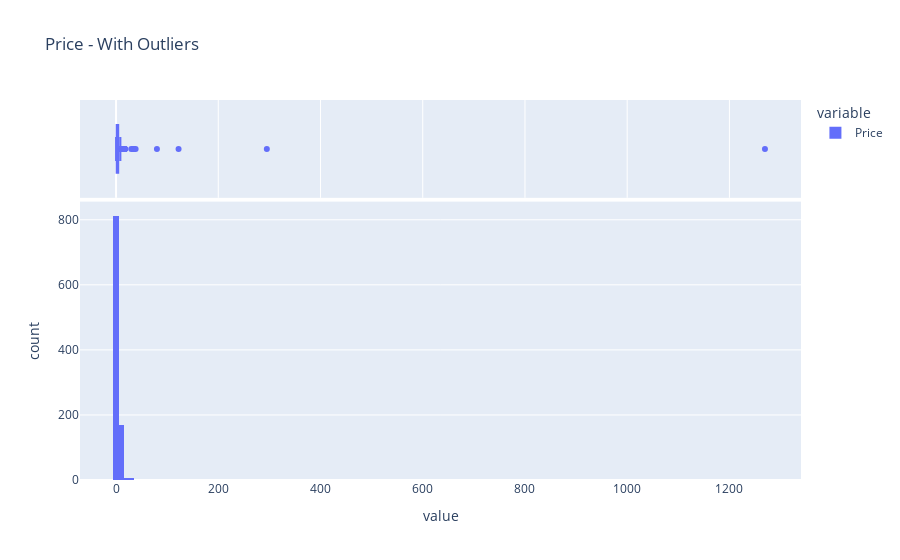
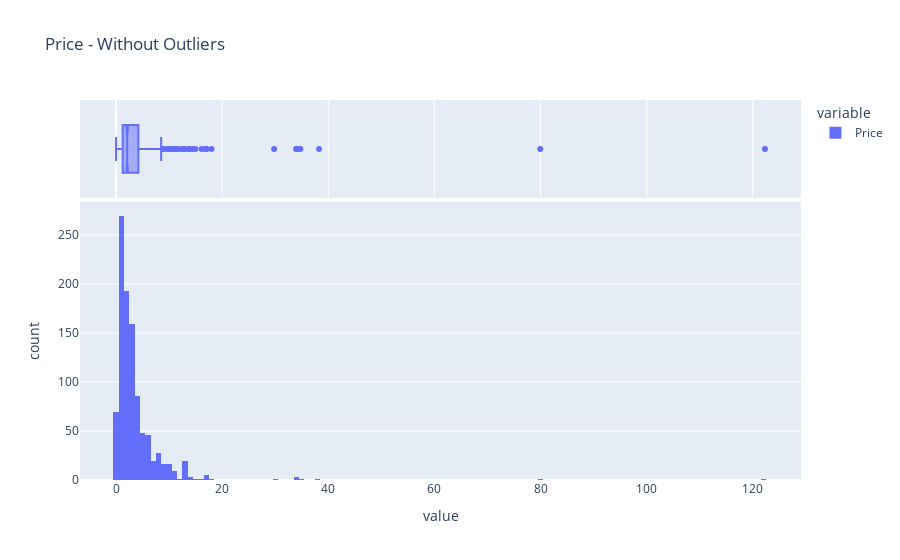

Here is the notebook cell these charts were saved with, in order:
### Code cell
profile_serie(df_retail['Price'])

### Figure 1 — Plotly figure (JSON) as saved in the notebook; plotly's stock layout.template omitted (floating-point values rounded to 4 significant figures; data arrays with more than 128 entries replaced by an {"elided": "..."} marker saying what was removed)
{"data": [{"alignmentgroup": "True", "bingroup": "x", "hovertemplate": "variable=Price<br>value=%{x}<br>count=%{y}<extra></extra>", "legendgroup": "Price", "marker": {"color": "#636efa", "pattern": {"shape": ""}}, "name": "Price", "offsetgroup": "Price", "orientation": "v", "showlegend": true, "type": "histogram", "x": {"elided": "1000 float values"}, "xaxis": "x", "yaxis": "y"}, {"alignmentgroup": "True", "hovertemplate": "variable=Price<br>value=%{x}<extra></extra>", "legendgroup": "Price", "marker": {"color": "#636efa"}, "name": "Price", "notched": true, "offsetgroup": "Price", "showlegend": false, "type": "box", "x": {"elided": "1000 float values"}, "xaxis": "x2", "yaxis": "y2"}], "layout": {"barmode": "relative", "legend": {"title": {"text": "variable"}, "tracegroupgap": 0}, "title": {"text": "Price - With Outliers"}, "xaxis": {"anchor": "y", "domain": [0, 1], "title": {"text": "value"}}, "xaxis2": {"anchor": "y2", "domain": [0, 1], "matches": "x", "showgrid": true, "showticklabels": false}, "yaxis": {"anchor": "x", "domain": [0, 0.7326], "title": {"text": "count"}}, "yaxis2": {"anchor": "x2", "domain": [0.7426, 1], "matches": "y2", "showgrid": false, "showline": false, "showticklabels": false, "ticks": ""}}}

### Figure 2 — Plotly figure (JSON) as saved in the notebook; plotly's stock layout.template omitted (floating-point values rounded to 4 significant figures; data arrays with more than 128 entries replaced by an {"elided": "..."} marker saying what was removed)
{"data": [{"alignmentgroup": "True", "bingroup": "x", "hovertemplate": "variable=Price<br>value=%{x}<br>count=%{y}<extra></extra>", "legendgroup": "Price", "marker": {"color": "#636efa", "pattern": {"shape": ""}}, "name": "Price", "offsetgroup": "Price", "orientation": "v", "showlegend": true, "type": "histogram", "x": {"elided": "998 float values"}, "xaxis": "x", "yaxis": "y"}, {"alignmentgroup": "True", "hovertemplate": "variable=Price<br>value=%{x}<extra></extra>", "legendgroup": "Price", "marker": {"color": "#636efa"}, "name": "Price", "notched": true, "offsetgroup": "Price", "showlegend": false, "type": "box", "x": {"elided": "998 float values"}, "xaxis": "x2", "yaxis": "y2"}], "layout": {"barmode": "relative", "legend": {"title": {"text": "variable"}, "tracegroupgap": 0}, "title": {"text": "Price - Without Outliers"}, "xaxis": {"anchor": "y", "domain": [0, 1], "title": {"text": "value"}}, "xaxis2": {"anchor": "y2", "domain": [0, 1], "matches": "x", "showgrid": true, "showticklabels": false}, "yaxis": {"anchor": "x", "domain": [0, 0.7326], "title": {"text": "count"}}, "yaxis2": {"anchor": "x2", "domain": [0.7426, 1], "matches": "y2", "showgrid": false, "showline": false, "showticklabels": false, "ticks": ""}}}
